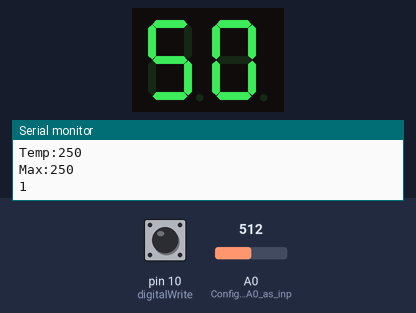
This sketch was run on a simulated Arduino Uno, built with avr-gcc and run on an emulated ATmega328P. On the bench: 2-digit seven-segment display, the last lines printed to the serial monitor. Wiring (inferred from the names in the program): 2-digit 7-segment display, segments lit when HIGH: segments pin 7, pin 6, pin 13, pin 3, pin 2, pin 4, pin 5; digit selects pin 9, pin 8. The inputs (shaded band) are chosen by the test bench; at power-on: A0 (Configuring_pin_A0_as_inp) = 512, pin 10 (digitalWrite) HIGH. The segment pins are drawn as the display they are named for.

Above: at 1.4 s.
1.5 s: A0 (Configuring_pin_A0_as_inp) set to 610
At 3.0 s:
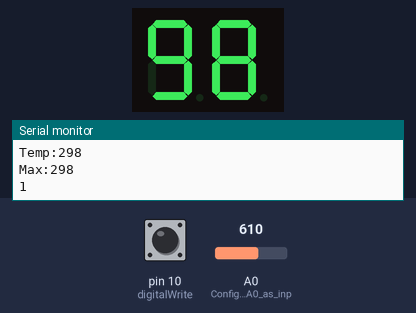
3.3 s: A0 (Configuring_pin_A0_as_inp) set to 716
At 4.1 s:
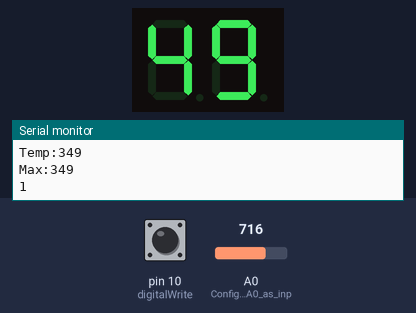
5.1 s: A0 (Configuring_pin_A0_as_inp) set to 900
At 6.7 s:
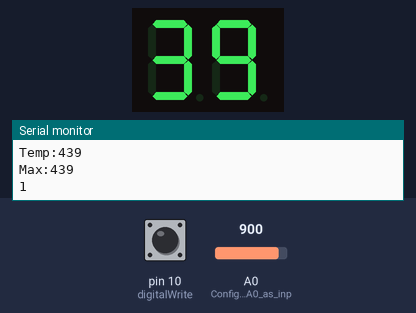
Timing chart, 0 to 8.2 s (numbered marks = the images above; inputs shaded):
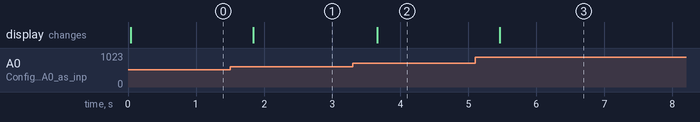

Measured:
- after the input at 1.5 s, the display: changes after 0.34 s (image 1)
- after the input at 3.3 s, the display: changes after 0.36 s (image 2)
- after the input at 5.1 s, the display: changes after 0.36 s (image 3)

The sketch:

exercise_5_1.ino
```cpp
/* ====================================
File name: Exerc_5_1.ino
Date: 2018-02-21
Group Number: 07
Members That contributed:
Qing Lin
Qiu Shengzhi
Demonstration code: 44466

====================================== */

// Pins for light up segments on the LED display
#define A 7
#define B 6
#define C 13
#define D 3
#define E 2
#define F 4
#define G 5
// Pins for driving common anodes
#define CA1 9
#define CA2 8
// Pins for A B C D E F G
const int segs[7] = {A,B,C,D,E,F,G};
// Segments for each number
const byte numbers[10] = {0b00111111, 0b0000110, 0b01011011, 0b1001111, 0b1100110, 0b1101101,
0b1111101, 0b0000111, 0b1111111, 0b1101111 };

int maxTemp = 0;

void setup(){
	pinMode(A, OUTPUT);
	pinMode(B, OUTPUT);
	pinMode(C, OUTPUT);
	pinMode(D, OUTPUT);
	pinMode(E, OUTPUT);
	pinMode(F, OUTPUT);
	pinMode(G, OUTPUT);

	pinMode(CA1, OUTPUT);
	pinMode(CA2, OUTPUT);

	pinMode(A0, INPUT); // Configuring pin A0 as input
	pinMode( 10, INPUT); // digitalWrite(10,HIGH) for 2 bits dip switch
	Serial.begin(9600);
}

void ledDigit1(byte number){
	digitalWrite(CA1,LOW);
	digitalWrite(CA2,HIGH);
	ledSegments(number);
}

void ledDigit2(byte number){
	digitalWrite(CA1,HIGH);
	digitalWrite(CA2,LOW);
	ledSegments(number);
}

void ledSegments(byte number){
	for (int i=0; i < 7; i++){
		int bit = bitRead(number,i);
		digitalWrite(segs[i],bit);
	}
}

void loop(){
  	int temp = (analogRead(A0)*500.0)/1023;
  	if(temp > maxTemp)
    	maxTemp = temp;

  	Serial.print("Temp:");
  	Serial.println(temp);
  	Serial.print("Max:");
  	Serial.println(maxTemp);
  	Serial.println(digitalRead(10));
  	unsigned long startTime = millis();

	if(digitalRead(10)==0){
	for (unsigned long elapsed = 0; elapsed < 600; elapsed = millis() - startTime ){
		ledDigit1(numbers[(temp%100)/10]);
		delay(5);
		ledDigit2(numbers[temp%10]);
		delay(5);
		}
	}

	else{
		for(unsigned elapsed = 0; elapsed < 600; elapsed = millis() - startTime){
			ledDigit1(numbers[(maxTemp%100)/10]);
			delay(5);
			ledDigit2(numbers[maxTemp%10]);
			delay(5);
		}
	}

}
```
